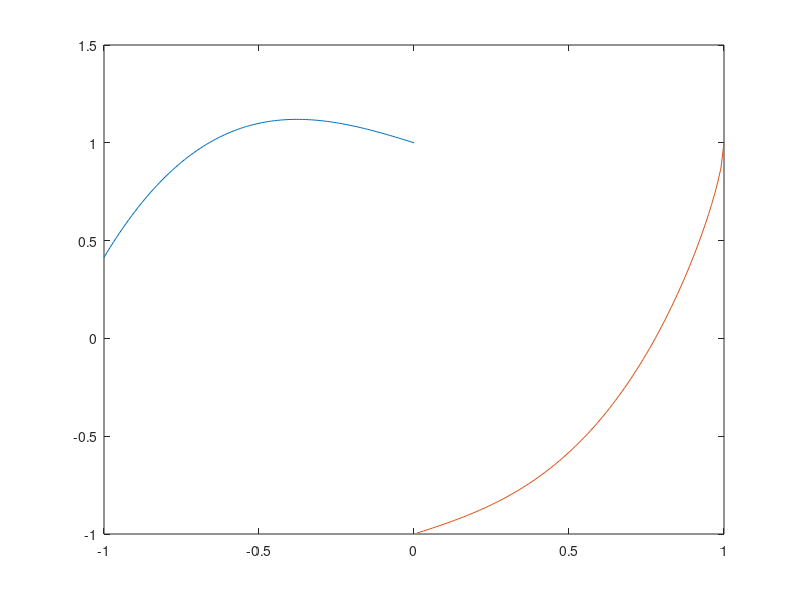

Source code (MATLAB):
# ex 4
x = -1 : 0.01 : 0
f1 = x .^ 3 + (1 - x) .^ 0.5
y = 0.01 : 0.01 : 1
f2 = y .^ 3 - (1 - y) .^ 0.5
plot(x, f1, y, f2)
